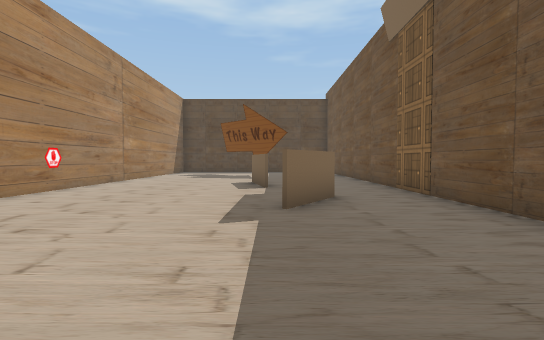
View 1 (above)

12 first-person views from a walk through a Unity game level. The camera is 1.5 m above the floor, tilts 2° down and sees 85° across. The floor is counted in squares, 2 m on a side. Each view is taken from the middle of a square. On the plan, view 1 faces up. The plan holds only what a view shows up to about 10 squares ahead; the rest is blank. The place goes on beyond the plan. The player character is not drawn. Some surface patterns are stand-ins.

View 2
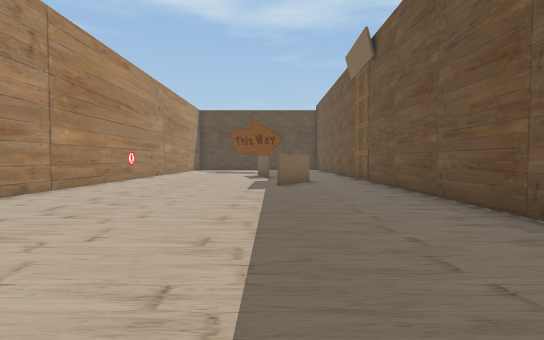

View 3
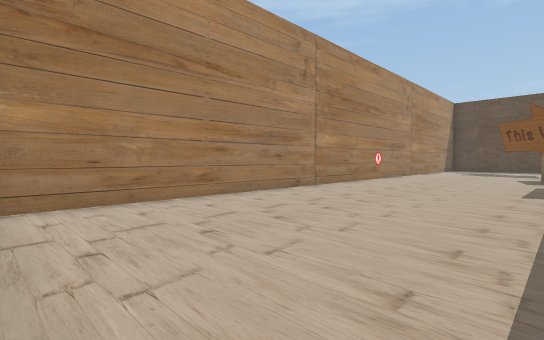

View 4
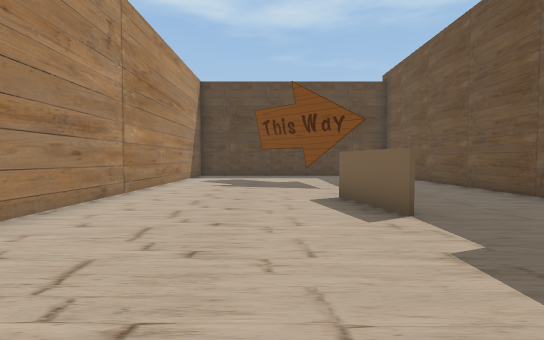

View 5
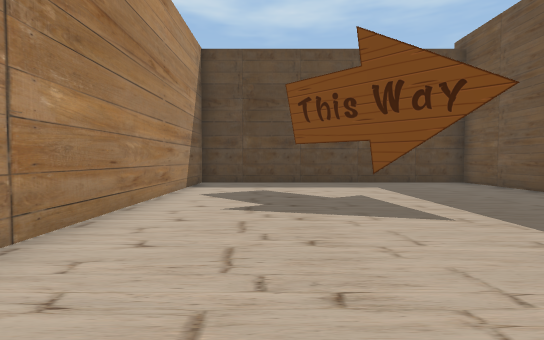

View 6
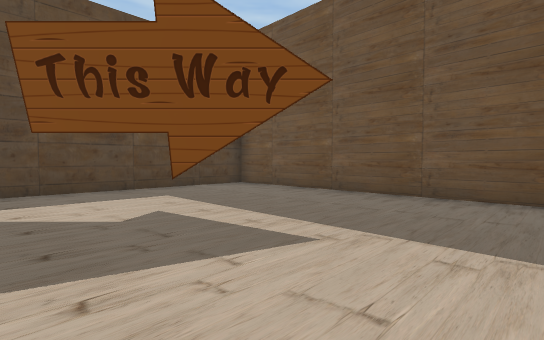

View 7
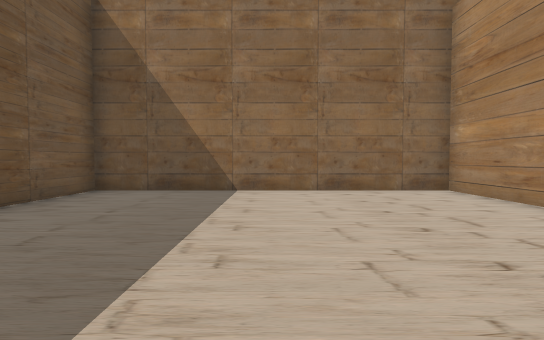

View 8
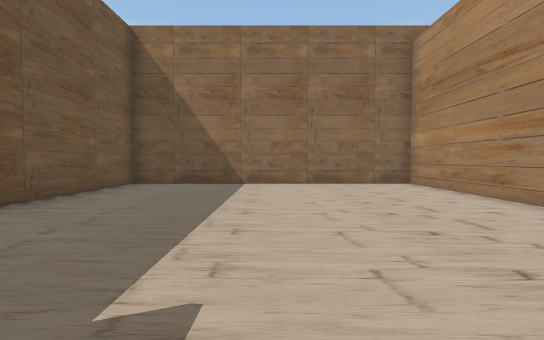

View 9
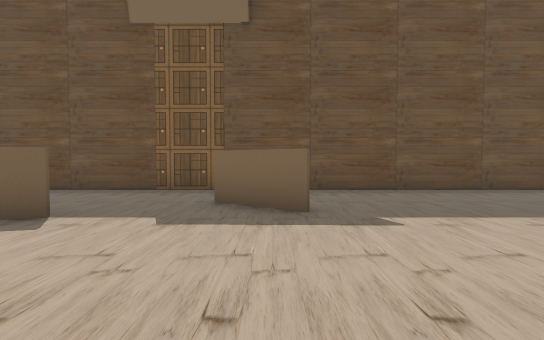

View 10
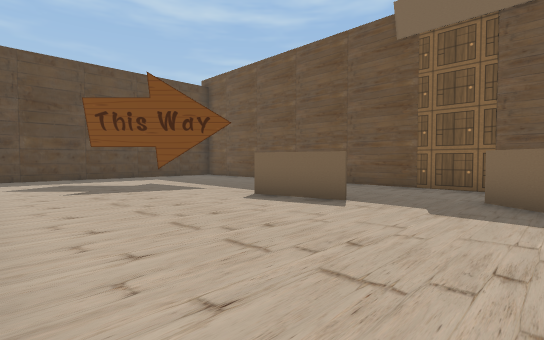

View 11
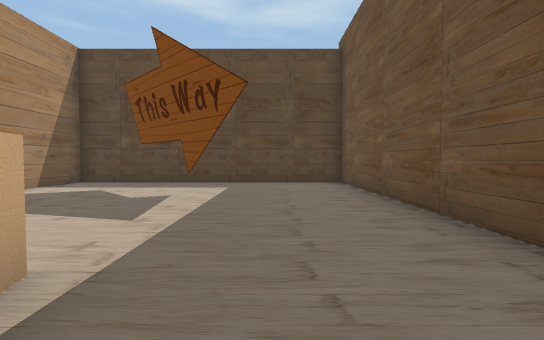

View 12
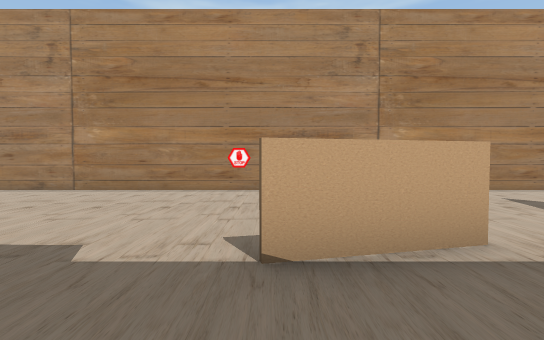

### Floor plan
Ten units are one square. View 1 is at (0, 0); x grows to the right and y downward. Boxes are objects, and circles mark ways between rooms. Rooms are numbered by the first view taken in them; rooms with no view inside come last. Other rooms are left out.
<svg viewBox="-58 -182 96 229">
<path fill="none" stroke="#000" d="M1 -45 12 -60M13 -60 2 -44M-2 -79 -7 -99M-6 -99 -1 -79M-16 -177 -53 -177 -53 42 33 42 33 -135M-4 -139 -9 -144M33 -135 33 -177 -16 -177"/>
<circle cx="-20" cy="-170" r="3" fill="#2a7"/>
<circle cx="25" cy="-130" r="3" fill="#2a7"/>
<text x="-10" y="-50">1</text>
<text x="10" y="-160">2</text>
</svg>
Room 1 opens to room 2.

Where each view was taken, in squares from view 1:
view 1: 0 up, 0 right, facing up
view 2: 4 down, 0 right, facing up
view 3: 4 down, 0 right, facing up-left
view 4: 4 up, 2 left, facing up
view 5: 8 up, 3 left, facing up
view 6: 10 up, 3 left, facing up-right
view 7: 3 up, 1 left, facing down
view 8: 5 up, 1 left, facing down
view 9: 5 up, 4 left, facing right
view 10: 5 up, 5 left, facing up-right
view 11: 8 up, 1 right, facing up
view 12: 8 up, 2 right, facing left
